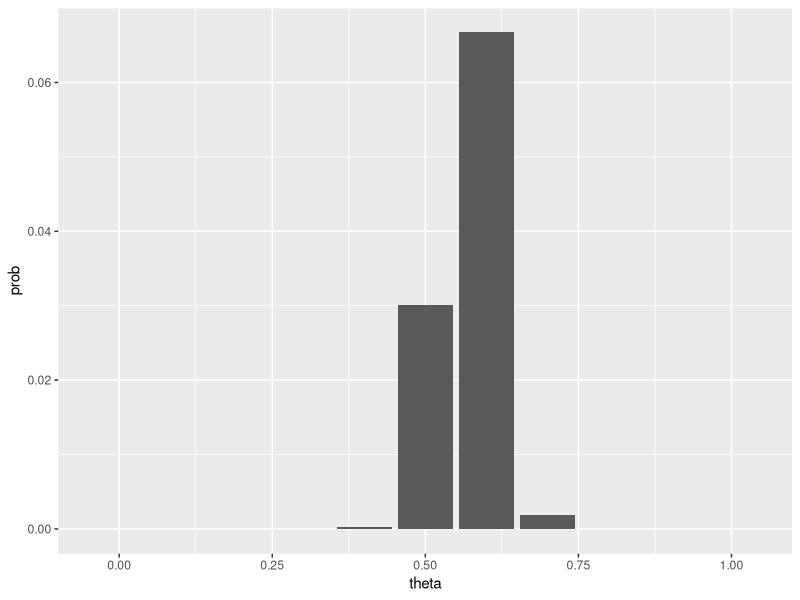
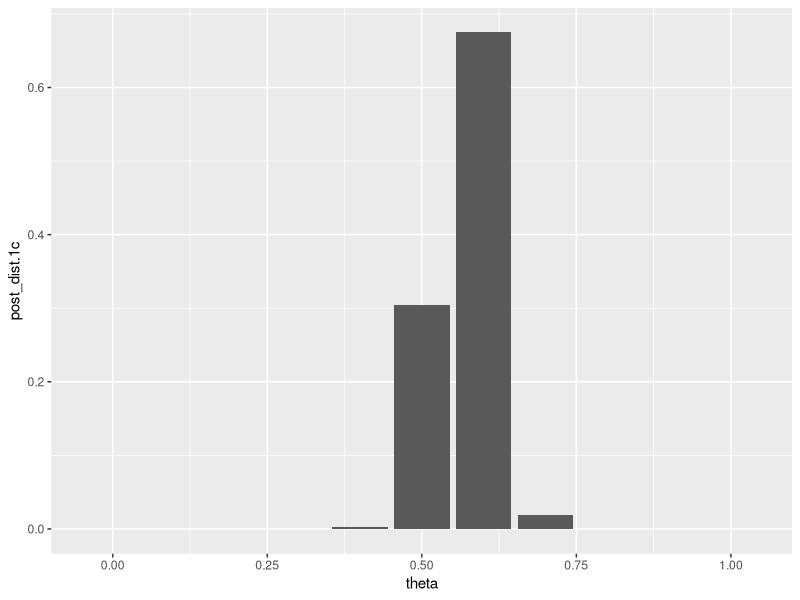
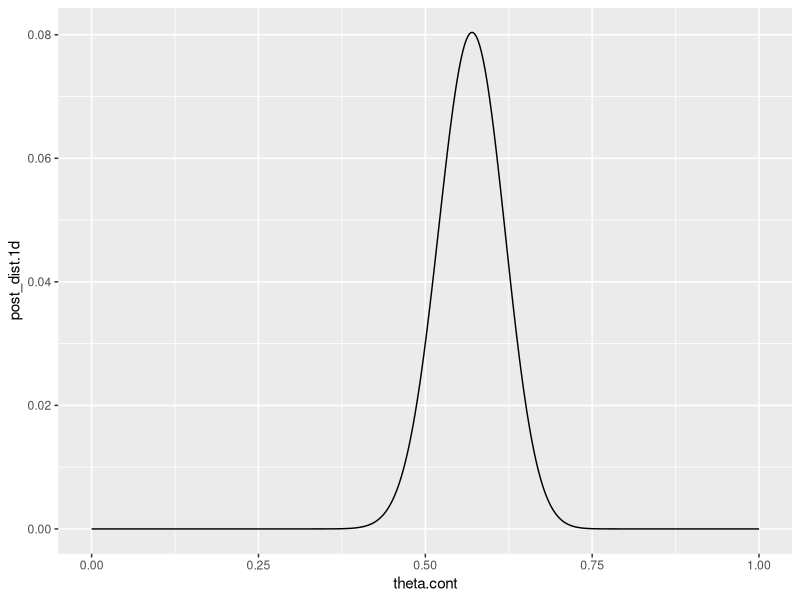
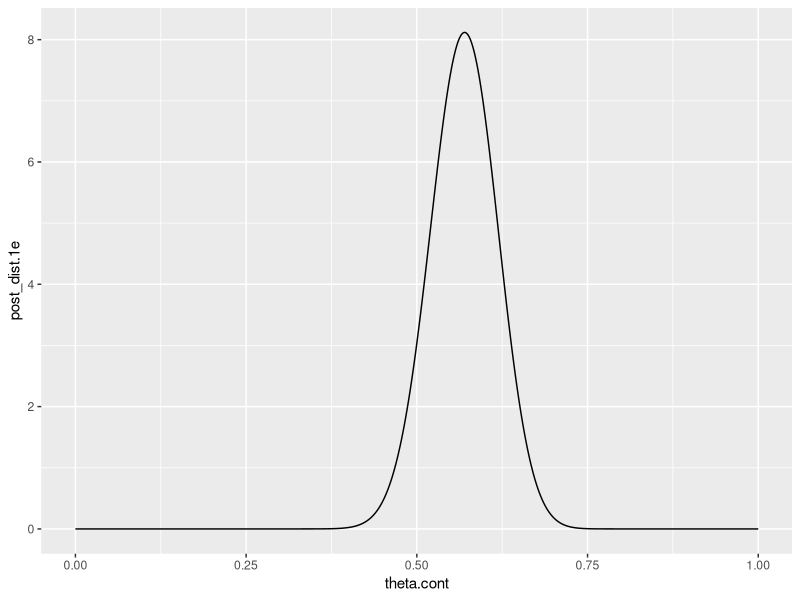
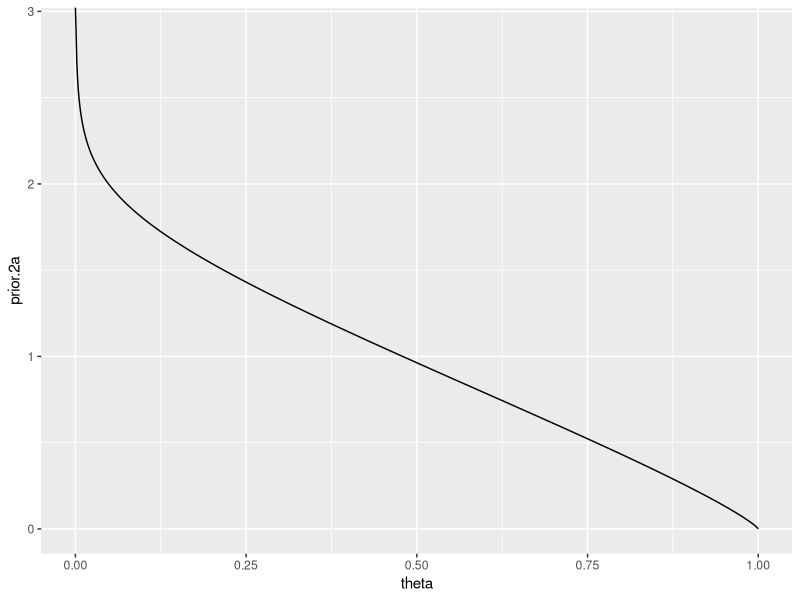
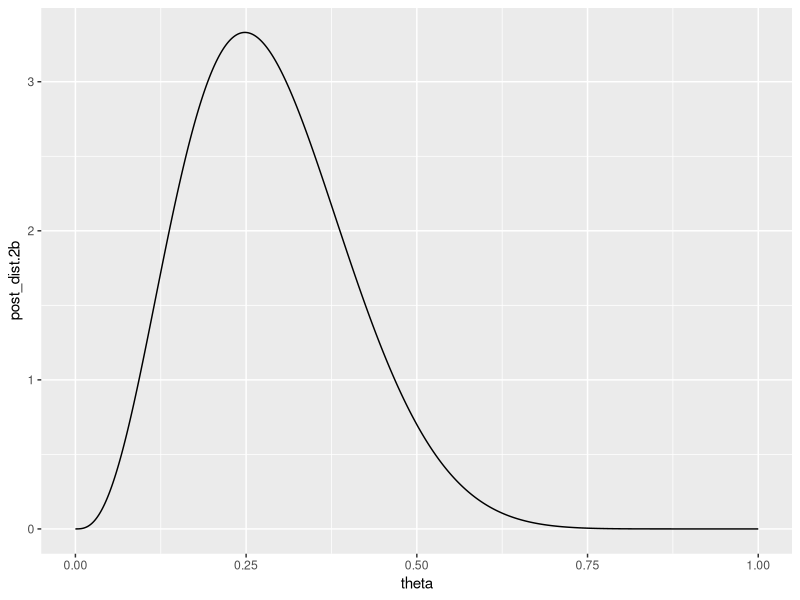
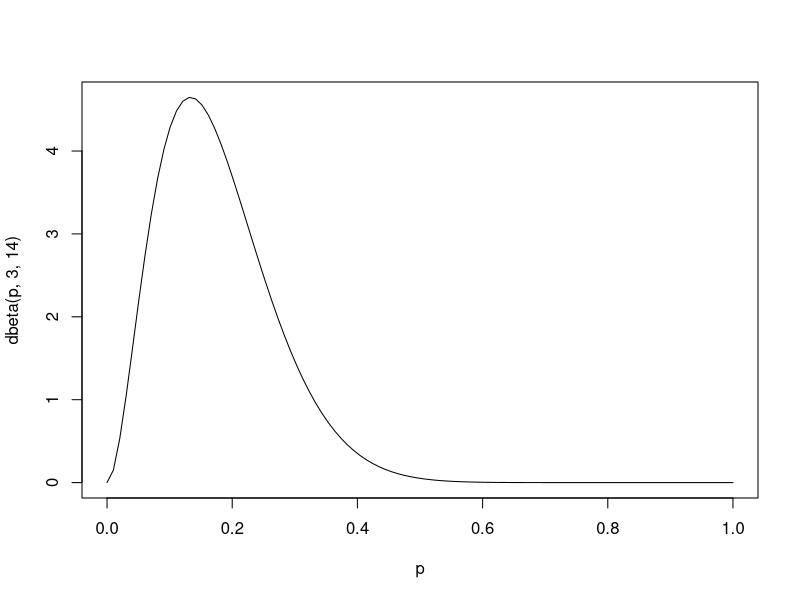
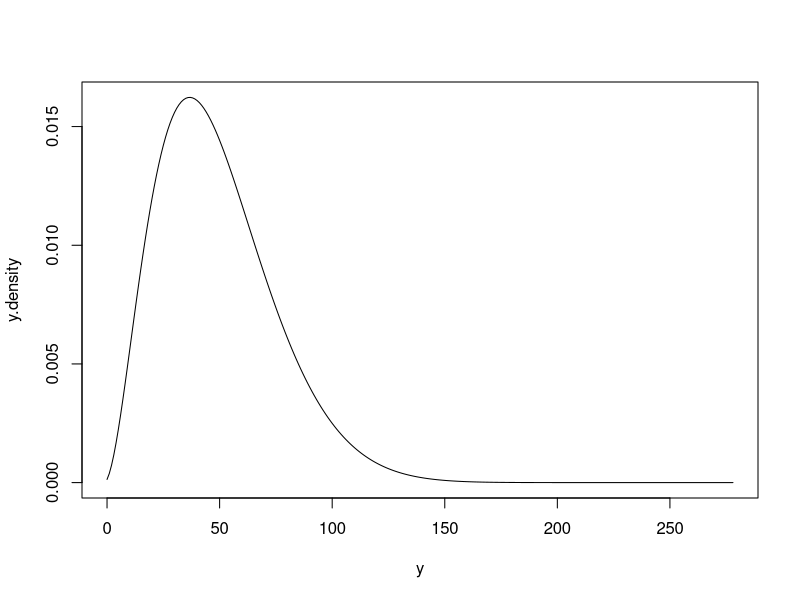

Here is the R script that generated these plots, in order:
## ---- chunk 1
knitr::opts_chunk$set(echo = TRUE)
library(ggplot2)
library(tidyverse)
library(TeachingDemos)
set.seed(4234)
## ---- chunk 2
Y = 57
n = 100
theta = seq(from = 0, to = 1, by = 0.1)

probs = dbinom(x=Y, size=n, p=theta)

df.1b = data.frame(theta = theta, prob = probs); df.1b
ggplot(df.1b,aes(x=theta, y=prob)) + geom_bar(stat = 'identity')
## ---- chunk 3
denom <- sum(dbinom(Y, n, theta))
post.1c <- dbinom(Y, n, theta) / denom

df.1c <- data.frame(theta=theta, post_dist.1c = post.1c); df.1c
ggplot(df.1c, aes(x=theta, y=post_dist.1c)) + geom_bar(stat = 'identity')

sum(df.1c$post_dist)
## ---- chunk 4
theta.cont <- seq(0, 1, by=0.0001)
post.1d <- dbinom(Y, n, theta.cont)

df.1d <- data.frame(theta.cont=theta.cont, post_dist.1d=post.1d)

ggplot(df.1d, aes(x=theta.cont, y=post_dist.1d)) + geom_line() 
## ---- chunk 5
post.1e <- dbeta(theta.cont, 58,44)

df.1e <- data.frame(theta.cont=theta.cont, post_dist.1e=post.1e)

ggplot(df.1e, aes(x=theta.cont, y=post_dist.1e)) + geom_line()
## ---- chunk 6
beta_mean <- function(a, b){
  return (a/(a+b))
}

beta_var <- function(a, b) {
  return (a*b / ((a+b)^2 * (a+b+1)))
}

rm(theta)
theta <- seq(0, 1, by=0.001)
a.2a = 11/12; b.2a = 11/6
prior.2a <- dbeta(theta, a.2a, b.2a)

df.2a <- data.frame(theta=theta, prior.2a=prior.2a);
ggplot(df.2a, aes(x=theta, y=prior.2a)) + geom_line()

prior.2a.sd = sqrt(beta_var(a.2a, b.2a))
prior.2a.sd
## ---- chunk 7
a.2b = 47/12; b.2b = 59/6
post.2b <- dbeta(theta, a.2b, b.2b)

df.2b <- data.frame(theta=theta, post_dist.2b=post.2b)

ggplot(df.2b, aes(x=theta, y=post_dist.2b)) + geom_line()

mean.2b = beta_mean(a.2b, b.2b); mean.2b
median.2b = qbeta(0.5, a.2b, b.2b); median.2b
mode.2b = (a.2b-1)/(a.2b+b.2b-2); mode.2b
## ---- chunk 8
require(TeachingDemos)

hpd.50 <- hpd(qbeta, shape1=a.2b, shape2=b.2b, conf=0.50); hpd.50
quant.50 <- qbeta(c(0.25, 0.75), a.2b, b.2b); quant.50
## ---- chunk 9
#define range
p = seq(0,1, length=100)

#create plot of Beta distribution with shape parameters 2 and 10
plot(p, dbeta(p, 3, 14), type='l')
## ---- chunk 10
rm(n)

n = 278
Pr <- function(y) {
  return (choose(n, y) * beta(y+3, 292-y) / beta(3,14))
}

y <- seq(0, n, by = 1)
y.density <- sapply(y, Pr)
plot(y, y.density, type='l')

# Obtain the mean and s.d.
y.mean <- sum(y*y.density)
y.mean # 49.05882

y.sd <- sqrt(sum(y.density * (y - y.mean)^2))
y.sd # 25.73196
## ---- chunk 11
theta_hat = 2/15
y.mle.density <- dbinom(y, n, theta_hat)
plot(y, y.mle.density, xlab="y", ylab="Pr(Y2|theta)", type = 'l')

bino_mean <- function(theta,n) {n*theta}
bino_sd <- function(theta,n) {sqrt(n*theta*(1-theta))}
y.mle.mean <- bino_mean(theta_hat ,n)
y.mle.mean # 37.06667
y.mle.sd <- bino_sd(theta_hat, n)
y.mle.sd # 5.667843

# Calculating the 95% c.i. for theta
theta.ci <- qbeta(c(0.025, 0.975), 3, 14)
df <- data.frame(y, dbinom(y, n, theta.ci[1]), dbinom(y, n, theta.ci[2]))

ggplot(df, aes(y)) + 
  geom_line(aes(y = dbinom(y, n, theta.ci[1])), colour="#0000FF") +
  geom_line(aes(y = dbinom(y, n, theta.ci[2])), colour="#0000FF") + 
  geom_line(aes(y = y.mle.density), colour="#FF0000") +
  geom_line(aes(y = y.density), colour="#000000") +
  xlab("y2") + ylab("Pr(Y2|theta)")

y.left.mean <- bino_mean(theta.ci[1], n)
y.left.sd <- bino_sd(theta.ci[1], n)
y.left.mean # 11.2517
y.left.sd # 3.285772

y.right.mean <- bino_mean(theta.ci[2], n)
y.right.sd <- bino_sd(theta.ci[2], n)
y.right.mean # 106.6064
y.right.sd # 8.107119
